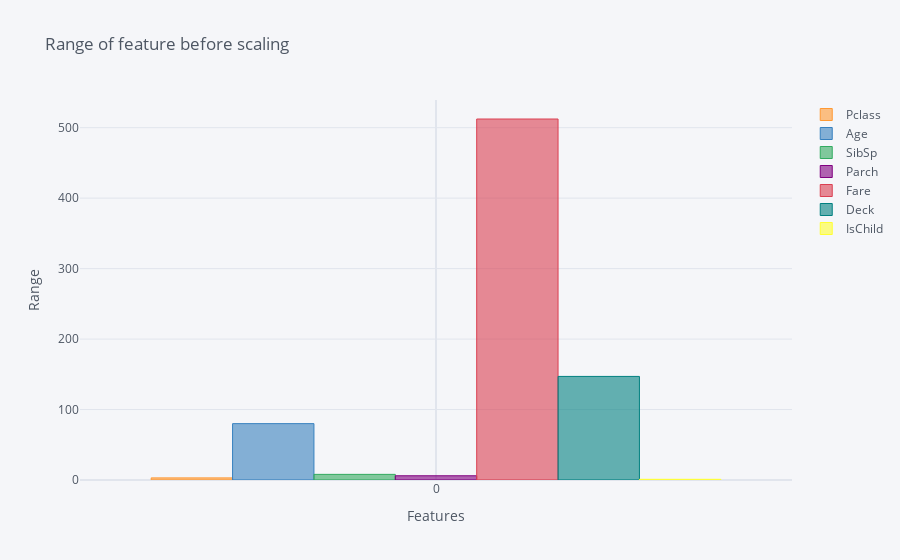

The code cell stored with this chart in its notebook:
### Markdown cell above
Terakhir, kita harus melakukan normalisasi data. Normalisasi penting, karena menginput data yang sangat besar atau nilai-nilai heterogen kedaalam ML model akan mencegah algoritma penurunan gradien berubah. Tinjau range dari nilai pada dataframe :

### Code cell
ranges = titanic_df[['Pclass', 'Age', 'SibSp', 'Parch', 'Fare', 'Deck', 'IsChild']].max().to_frame().T
ranges.iplot(kind='bar', xTitle='Features', yTitle='Range', title='Range of feature before scaling')

### Figure 1 — Plotly figure (JSON) as saved in the notebook; plotly's stock layout.template omitted (floating-point values rounded to 4 significant figures)
{"data": [{"marker": {"color": "rgba(255, 153, 51, 0.6)", "line": {"color": "rgba(255, 153, 51, 1.0)", "width": 1}}, "name": "Pclass", "orientation": "v", "text": "", "type": "bar", "x": [0], "y": [3]}, {"marker": {"color": "rgba(55, 128, 191, 0.6)", "line": {"color": "rgba(55, 128, 191, 1.0)", "width": 1}}, "name": "Age", "orientation": "v", "text": "", "type": "bar", "x": [0], "y": [80]}, {"marker": {"color": "rgba(50, 171, 96, 0.6)", "line": {"color": "rgba(50, 171, 96, 1.0)", "width": 1}}, "name": "SibSp", "orientation": "v", "text": "", "type": "bar", "x": [0], "y": [8]}, {"marker": {"color": "rgba(128, 0, 128, 0.6)", "line": {"color": "rgba(128, 0, 128, 1.0)", "width": 1}}, "name": "Parch", "orientation": "v", "text": "", "type": "bar", "x": [0], "y": [6]}, {"marker": {"color": "rgba(219, 64, 82, 0.6)", "line": {"color": "rgba(219, 64, 82, 1.0)", "width": 1}}, "name": "Fare", "orientation": "v", "text": "", "type": "bar", "x": [0], "y": [512.3]}, {"marker": {"color": "rgba(0, 128, 128, 0.6)", "line": {"color": "rgba(0, 128, 128, 1.0)", "width": 1}}, "name": "Deck", "orientation": "v", "text": "", "type": "bar", "x": [0], "y": [147]}, {"marker": {"color": "rgba(255, 255, 51, 0.6)", "line": {"color": "rgba(255, 255, 51, 1.0)", "width": 1}}, "name": "IsChild", "orientation": "v", "text": "", "type": "bar", "x": [0], "y": [1]}], "layout": {"legend": {"bgcolor": "#F5F6F9", "font": {"color": "#4D5663"}}, "paper_bgcolor": "#F5F6F9", "plot_bgcolor": "#F5F6F9", "title": {"font": {"color": "#4D5663"}, "text": "Range of feature before scaling"}, "xaxis": {"gridcolor": "#E1E5ED", "showgrid": true, "tickfont": {"color": "#4D5663"}, "title": {"font": {"color": "#4D5663"}, "text": "Features"}, "zerolinecolor": "#E1E5ED"}, "yaxis": {"gridcolor": "#E1E5ED", "showgrid": true, "tickfont": {"color": "#4D5663"}, "title": {"font": {"color": "#4D5663"}, "text": "Range"}, "zerolinecolor": "#E1E5ED"}}}
